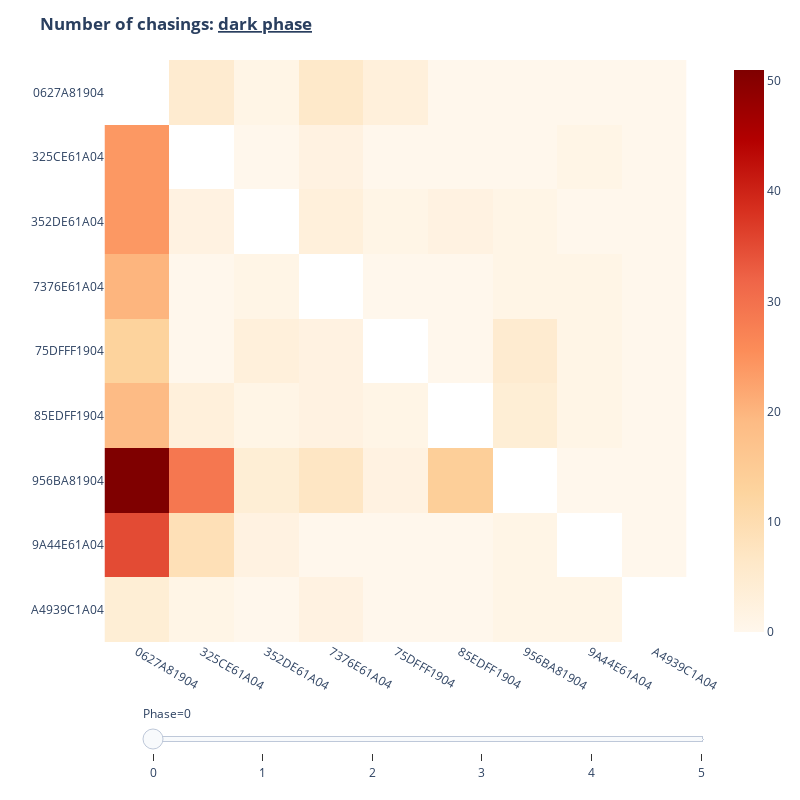
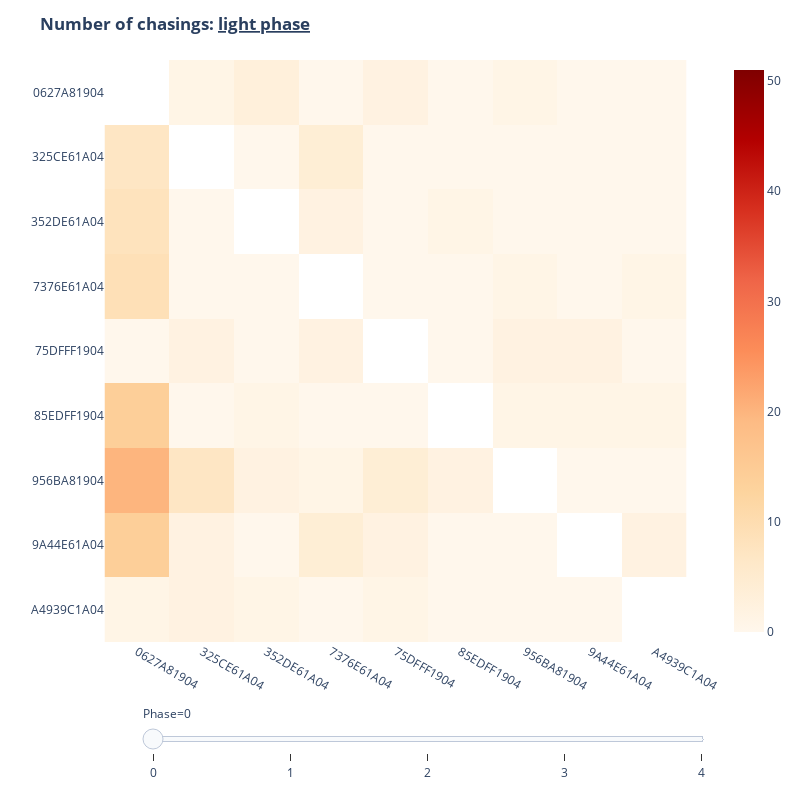

Here is the notebook cell these charts were saved with, in order:
### Code cell


### Figure 1 — Plotly figure (JSON) as saved in the notebook; plotly's stock layout.template omitted (floating-point values rounded to 4 significant figures)
{"data": [{"coloraxis": "coloraxis", "hovertemplate": "X: %{x}<br>Y: %{y}<br>Number: %{z}", "name": "0", "type": "heatmap", "x": ["0627A81904", "325CE61A04", "352DE61A04", "7376E61A04", "75DFFF1904", "85EDFF1904", "956BA81904", "9A44E61A04", "A4939C1A04"], "xaxis": "x", "y": ["0627A81904", "325CE61A04", "352DE61A04", "7376E61A04", "75DFFF1904", "85EDFF1904", "956BA81904", "9A44E61A04", "A4939C1A04"], "yaxis": "y", "z": [[null, 5, 1, 6, 3, 0, 0, 0, 0], [24, null, 0, 2, 0, 0, 0, 1, 0], [24, 2, null, 3, 1, 2, 1, 0, 0], [20, 0, 1, null, 0, 0, 1, 1, 0], [13, 0, 3, 2, null, 0, 5, 1, 0], [19, 3, 1, 2, 1, null, 4, 1, 0], [51, 29, 4, 7, 2, 14, null, 0, 0], [35, 9, 2, 0, 0, 0, 1, null, 0], [4, 1, 0, 2, 0, 0, 1, 1, null]]}], "layout": {"coloraxis": {"cmax": 51, "cmin": 0, "colorscale": [[0, "rgb(255,247,236)"], [0.125, "rgb(254,232,200)"], [0.25, "rgb(253,212,158)"], [0.375, "rgb(253,187,132)"], [0.5, "rgb(252,141,89)"], [0.625, "rgb(239,101,72)"], [0.75, "rgb(215,48,31)"], [0.875, "rgb(179,0,0)"], [1, "rgb(127,0,0)"]]}, "height": 800, "margin": {"t": 60}, "plot_bgcolor": "white", "sliders": [{"active": 0, "currentvalue": {"prefix": "Phase="}, "len": 0.9, "pad": {"b": 10, "t": 60}, "steps": [{"args": [["0"], {"frame": {"duration": 0, "redraw": true}, "fromcurrent": true, "mode": "immediate", "transition": {"duration": 0, "easing": "linear"}}], "label": "0", "method": "animate"}, {"args": [["1"], {"frame": {"duration": 0, "redraw": true}, "fromcurrent": true, "mode": "immediate", "transition": {"duration": 0, "easing": "linear"}}], "label": "1", "method": "animate"}, {"args": [["2"], {"frame": {"duration": 0, "redraw": true}, "fromcurrent": true, "mode": "immediate", "transition": {"duration": 0, "easing": "linear"}}], "label": "2", "method": "animate"}, {"args": [["3"], {"frame": {"duration": 0, "redraw": true}, "fromcurrent": true, "mode": "immediate", "transition": {"duration": 0, "easing": "linear"}}], "label": "3", "method": "animate"}, {"args": [["4"], {"frame": {"duration": 0, "redraw": true}, "fromcurrent": true, "mode": "immediate", "transition": {"duration": 0, "easing": "linear"}}], "label": "4", "method": "animate"}, {"args": [["5"], {"frame": {"duration": 0, "redraw": true}, "fromcurrent": true, "mode": "immediate", "transition": {"duration": 0, "easing": "linear"}}], "label": "5", "method": "animate"}], "x": 0.1, "xanchor": "left", "y": 0, "yanchor": "top"}], "title": {"text": "<b>Number of chasings: <u>dark phase</u></b>"}, "width": 800, "xaxis": {"anchor": "y", "constrain": "domain", "domain": [0, 1], "scaleanchor": "y", "showspikes": true, "spikemode": "across"}, "yaxis": {"anchor": "x", "autorange": "reversed", "constrain": "domain", "domain": [0, 1], "showspikes": true, "spikemode": "across"}}}

### Figure 2 — Plotly figure (JSON) as saved in the notebook; plotly's stock layout.template omitted (floating-point values rounded to 4 significant figures)
{"data": [{"coloraxis": "coloraxis", "hovertemplate": "X: %{x}<br>Y: %{y}<br>Number: %{z}", "name": "0", "type": "heatmap", "x": ["0627A81904", "325CE61A04", "352DE61A04", "7376E61A04", "75DFFF1904", "85EDFF1904", "956BA81904", "9A44E61A04", "A4939C1A04"], "xaxis": "x", "y": ["0627A81904", "325CE61A04", "352DE61A04", "7376E61A04", "75DFFF1904", "85EDFF1904", "956BA81904", "9A44E61A04", "A4939C1A04"], "yaxis": "y", "z": [[null, 1, 3, 0, 2, 0, 1, 0, 0], [7, null, 0, 4, 0, 0, 0, 0, 0], [8, 0, null, 2, 0, 1, 0, 0, 0], [9, 0, 0, null, 0, 0, 1, 0, 1], [0, 2, 0, 2, null, 0, 2, 2, 0], [14, 0, 1, 0, 0, null, 1, 1, 1], [20, 7, 2, 1, 4, 2, null, 0, 0], [14, 2, 0, 4, 2, 0, 0, null, 2], [1, 2, 1, 0, 1, 0, 0, 0, null]]}], "layout": {"coloraxis": {"cmax": 51, "cmin": 0, "colorscale": [[0, "rgb(255,247,236)"], [0.125, "rgb(254,232,200)"], [0.25, "rgb(253,212,158)"], [0.375, "rgb(253,187,132)"], [0.5, "rgb(252,141,89)"], [0.625, "rgb(239,101,72)"], [0.75, "rgb(215,48,31)"], [0.875, "rgb(179,0,0)"], [1, "rgb(127,0,0)"]]}, "height": 800, "margin": {"t": 60}, "plot_bgcolor": "white", "sliders": [{"active": 0, "currentvalue": {"prefix": "Phase="}, "len": 0.9, "pad": {"b": 10, "t": 60}, "steps": [{"args": [["0"], {"frame": {"duration": 0, "redraw": true}, "fromcurrent": true, "mode": "immediate", "transition": {"duration": 0, "easing": "linear"}}], "label": "0", "method": "animate"}, {"args": [["1"], {"frame": {"duration": 0, "redraw": true}, "fromcurrent": true, "mode": "immediate", "transition": {"duration": 0, "easing": "linear"}}], "label": "1", "method": "animate"}, {"args": [["2"], {"frame": {"duration": 0, "redraw": true}, "fromcurrent": true, "mode": "immediate", "transition": {"duration": 0, "easing": "linear"}}], "label": "2", "method": "animate"}, {"args": [["3"], {"frame": {"duration": 0, "redraw": true}, "fromcurrent": true, "mode": "immediate", "transition": {"duration": 0, "easing": "linear"}}], "label": "3", "method": "animate"}, {"args": [["4"], {"frame": {"duration": 0, "redraw": true}, "fromcurrent": true, "mode": "immediate", "transition": {"duration": 0, "easing": "linear"}}], "label": "4", "method": "animate"}], "x": 0.1, "xanchor": "left", "y": 0, "yanchor": "top"}], "title": {"text": "<b>Number of chasings: <u>light phase</u></b>"}, "width": 800, "xaxis": {"anchor": "y", "constrain": "domain", "domain": [0, 1], "scaleanchor": "y", "showspikes": true, "spikemode": "across"}, "yaxis": {"anchor": "x", "autorange": "reversed", "constrain": "domain", "domain": [0, 1], "showspikes": true, "spikemode": "across"}}}
